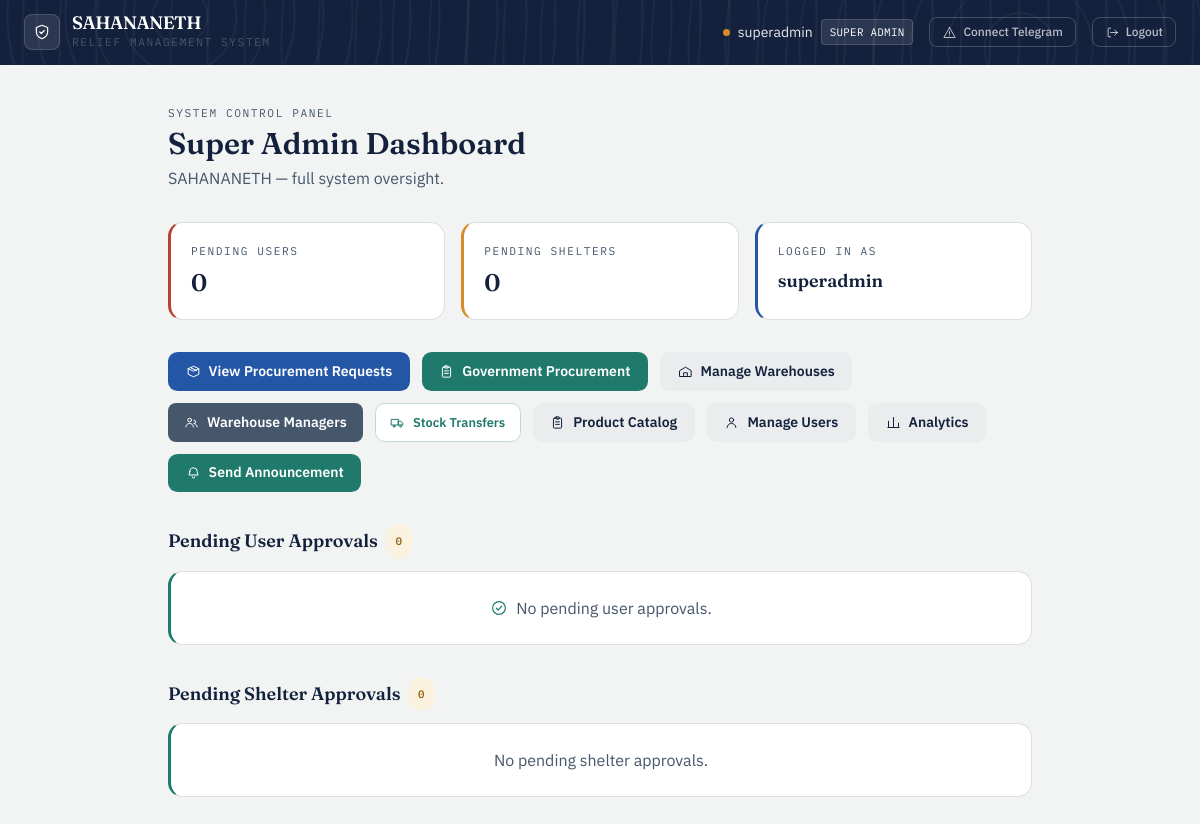
The app's page /admin/dashboard (signed in), older data.
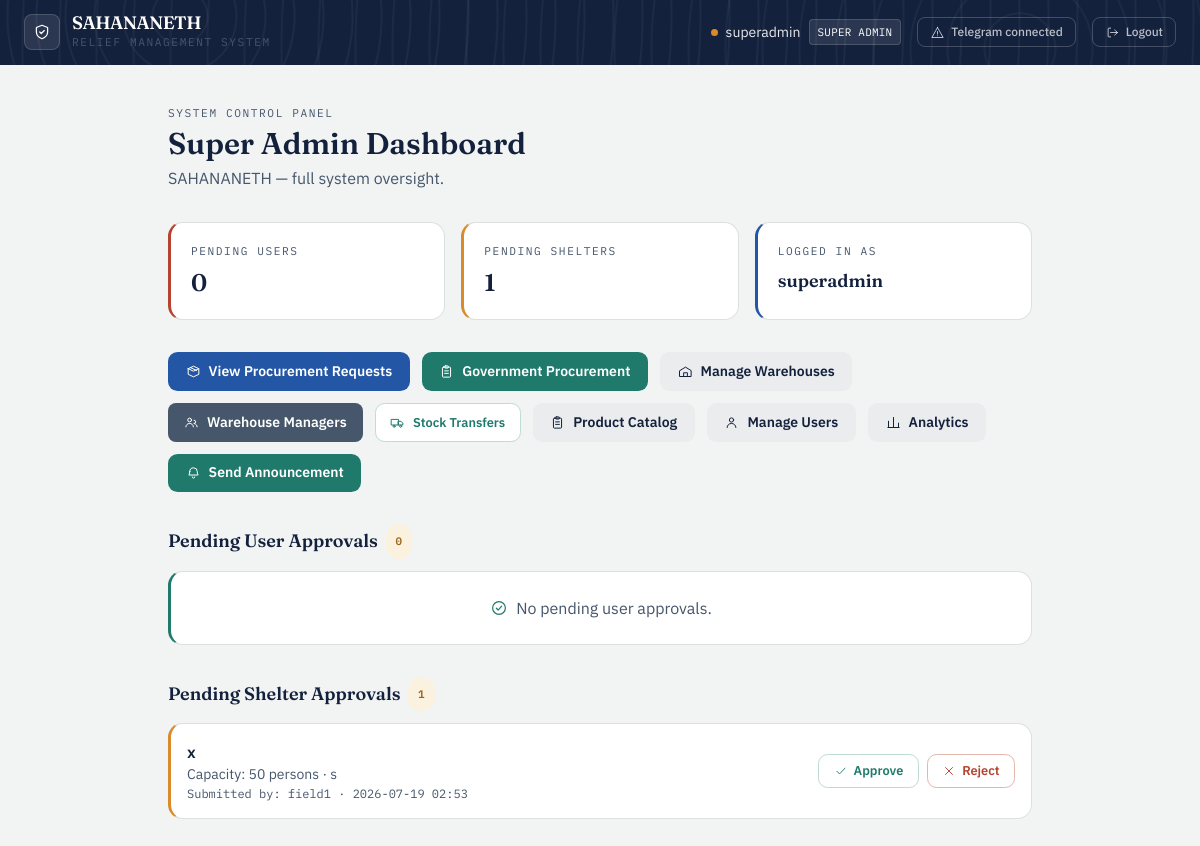
The same page, newer data.
### app/models/shelter.py (models this page shows, shortened)
class Shelter(db.Model):
    __tablename__ = 'shelters'
    id = db.Column(db.Integer, primary_key=True)
    shelter_name = db.Column(db.String(150), nullable=False)
    latitude = db.Column(db.Float, nullable=True)
    longitude = db.Column(db.Float, nullable=True)
    maximum_capacity = db.Column(db.Integer, nullable=False)
    current_occupancy_count = db.Column(db.Integer, default=0)
    address = db.Column(db.String(255), nullable=True)
    country = db.Column(db.String(100), nullable=True)
    region = db.Column(db.String(100), nullable=True)   # state / province / district
    city = db.Column(db.String(100), nullable=True)
    status = db.Column(
    db.Enum('pending_approval', 'active', 'inactive',
            name='shelter_status_enum'),
    default='pending_approval',
    nullable=False
)
    created_by_id = db.Column(db.Integer, db.ForeignKey('users.id'), nullable=False)
    approved_by_id = db.Column(db.Integer, db.ForeignKey('users.id'), nullable=True)
    created_at = db.Column(db.DateTime, default=datetime.utcnow)
    created_by = db.relationship('User', foreign_keys=[created_by_id], backref='created_shelters')
    approved_by = db.relationship('User', foreign_keys=[approved_by_id], backref='approved_shelters')
    inventory_items = db.relationship('ShelterInventory', backref='shelter', cascade='all, delete-orphan')

### app/models/user.py (models this page shows, shortened)
class User(UserMixin, db.Model):
    __tablename__ = 'users'
    id = db.Column(db.Integer, primary_key=True)
    username = db.Column(db.String(80), unique=True, nullable=False)
    full_name = db.Column(db.String(150), nullable=True)
    password_hash = db.Column(db.String(256), nullable=False)
    role_level = db.Column(
    db.Enum('super_admin', 'gov_officer', 'field_officer',
            'warehouse_manager', 'citizen',
            name='user_role_enum'),
    nullable=False
)
    status = db.Column(
        db.Enum('pending', 'active', 'needs_verification', 'verified', 'rejected',name='user_status_enum'),
        default='pending',
        nullable=False
    )
    assigned_node_id = db.Column(db.Integer, nullable=True)
    created_at = db.Column(db.DateTime, default=datetime.utcnow)
    telegram_chat_id = db.Column(db.String(64), unique=True, nullable=True)
    telegram_linked_at = db.Column(db.DateTime, nullable=True)
    notify_opt_in = db.Column(db.Boolean, default=True, nullable=False)
    country = db.Column(db.String(100), nullable=True)
    region = db.Column(db.String(100), nullable=True)   # state / province / district
    city = db.Column(db.String(100), nullable=True)
    @property
    def telegram_linked(self):
        return self.telegram_chat_id is not None

### app/routes/super_admin.py (the view)
@admin_bp.route('/dashboard')
@login_required
@role_required('super_admin')
def dashboard():
    pending_users = User.query.filter_by(status='pending').all()
    pending_shelters = Shelter.query.filter_by(status='pending_approval').all()
    return render_template('super_admin/dashboard.html',
                           pending_users=pending_users,
                           pending_shelters=pending_shelters)

### app/models/user.py (called while the page is built)
@login_manager.user_loader
def load_user(user_id):
    return User.query.get(int(user_id))

### app/utils.py (called while the page is built)
def role_required(*roles):
    def decorator(f):
        @wraps(f)
        def decorated_function(*args, **kwargs):
            if not current_user.is_authenticated:
                abort(401)
            if current_user.role_level not in roles:
                abort(403)
            return f(*args, **kwargs)
        return decorated_function
    return decorator

### app/templates/super_admin/dashboard.html (shortened to what the changed rows need)
{% extends "base.html" %}
{% block content %}
<div class="max-w-4xl mx-auto mt-10 px-4 pb-16">
    <div class="eyebrow">System Control Panel</div>
    <h1 class="font-display text-3xl font-semibold text-ink mt-1">Super Admin Dashboard</h1>
    <p class="text-slate mt-1 mb-8">SAHANANETH — full system oversight.</p>
    <div class="grid grid-cols-1 md:grid-cols-3 gap-4 mb-8">
        <div class="ledger-card tone-rust p-5">
        </div>
        <div class="ledger-card tone-amber p-5">
            <p class="eyebrow">Pending Shelters</p>
            <p class="font-display text-2xl font-semibold text-ink mt-2">{{ pending_shelters|length }}</p>
        </div>
        <div class="ledger-card tone-civic p-5">
        </div>
    </div>
    <div class="flex gap-3 mb-8 flex-wrap">
        <a href="/admin/procurement" class="btn-primary flex items-center gap-2">
        </a>
        <a href="/gov/procurement" class="btn-secondary flex items-center gap-2">
        </a>
        <a href="/gov/warehouses" class="btn-ghost flex items-center gap-2">
        </a>
        <a href="/gov/warehouse-managers" class="inline-flex items-center gap-2 rounded-lg px-4 py-2 text-sm font-semibold text-white" style="background:#46566B">
        </a>
        <a href="/warehouse/transfers" class="btn-approve flex items-center gap-2">
        </a>
        <a href="/warehouse/catalog" class="btn-ghost flex items-center gap-2">
        </a>
        <a href="/admin/users" class="btn-ghost flex items-center gap-2">
        </a>
        <a href="/admin/analytics" class="btn-ghost flex items-center gap-2">
        </a>
        <a href="/admin/announcements" class="btn-secondary flex items-center gap-2">
        </a>
    </div>
    <h2 class="font-display text-lg font-semibold text-ink mb-3 flex items-center gap-2">
        Pending User Approvals
        <span class="status-pill status-pending">{{ pending_users|length }}</span>
    </h2>
    {% if pending_users %}
    <div class="space-y-3 mb-8">
        {% for user in pending_users %}
        <div class="ledger-card tone-rust p-4 flex justify-between items-center">
            <div>
                <p class="font-semibold text-ink">{{ user.full_name or user.username }}</p>
                <p class="text-sm text-slate">
                    @{{ user.username }} —
                    <span class="font-medium {% if user.role_level == 'gov_officer' %}text-civic{% else %}text-amber{% endif %}">
                        {{ user.role_level.replace('_', ' ').title() }}
                    </span>
                </p>
                <p class="text-xs text-slate mt-0.5 font-mono">
                    Registered: {{ user.created_at.strftime('%Y-%m-%d %H:%M') }}
                </p>
            </div>
            <div class="flex gap-2">
                <a href="/admin/approve/user/{{ user.id }}" class="btn-approve flex items-center gap-1.5">
                    <svg class="icon" style="width:14px;height:14px"><use href="#icon-check"/></svg>
                    Approve
                </a>
                <a href="/admin/reject/user/{{ user.id }}" class="btn-danger flex items-center gap-1.5">
                    <svg class="icon" style="width:14px;height:14px"><use href="#icon-x"/></svg>
                    Reject
                </a>
            </div>
        </div>
        {% endfor %}
    </div>
    {% else %}
    <div class="ledger-card tone-relief p-6 text-center text-slate mb-8 flex items-center justify-center gap-2">
        <svg class="icon text-relief"><use href="#icon-check-circle"/></svg>
        No pending user approvals.
    </div>
    {% endif %}
    <h2 class="font-display text-lg font-semibold text-ink mb-3 flex items-center gap-2">
        Pending Shelter Approvals
        <span class="status-pill status-pending">{{ pending_shelters|length }}</span>
    </h2>
    {% if pending_shelters %}
    <div class="space-y-3">
        {% for shelter in pending_shelters %}
        <div class="ledger-card tone-amber p-4 flex justify-between items-center">
            <div>
                <p class="font-semibold text-ink">{{ shelter.shelter_name }}</p>
                <p class="text-sm text-slate">
                    Capacity: {{ shelter.maximum_capacity }} persons
                    {% if shelter.address %} · {{ shelter.address }}{% endif %}
                </p>
                <p class="text-xs text-slate mt-0.5 font-mono">
                    Submitted by: {{ shelter.created_by.username }} · {{ shelter.created_at.strftime('%Y-%m-%d %H:%M') }}
                </p>
            </div>
            <div class="flex gap-2">
                <a href="/admin/approve/shelter/{{ shelter.id }}" class="btn-approve flex items-center gap-1.5">
                    <svg class="icon" style="width:14px;height:14px"><use href="#icon-check"/></svg>
                    Approve
                </a>
                <a href="/admin/reject/shelter/{{ shelter.id }}" class="btn-danger flex items-center gap-1.5">
                    <svg class="icon" style="width:14px;height:14px"><use href="#icon-x"/></svg>
                    Reject
                </a>
            </div>
        </div>
        {% endfor %}
    </div>
    {% else %}
    <div class="ledger-card tone-relief p-6 text-center text-slate">
        No pending shelter approvals.
    </div>
    {% endif %}
</div>
{% endblock %}

### app/templates/base.html (shortened to what this page needs)
<!DOCTYPE html>
<html lang="en">
<head>
    <link rel="stylesheet" href="{{ url_for('static', filename='css/tailwind.css') }}">
</head>
<body class="min-h-screen text-ink">
{% if current_user.is_authenticated %}
<nav class="contour-bg text-white px-6 py-3.5 flex justify-between items-center">
    <div class="flex items-center gap-3">
        <div class="w-9 h-9 rounded-lg bg-white/10 border border-white/15 flex items-center justify-center">
            <svg class="icon text-white"><use href="#icon-shield"/></svg>
        </div>
        <div>
            <div class="font-display font-semibold text-lg leading-none tracking-tight">SAHANANETH</div>
            <div class="eyebrow text-white/50 mt-0.5">Relief Management System</div>
        </div>
    </div>
    <div class="flex gap-4 items-center text-sm">
        <div class="flex items-center gap-2">
            <span class="badge-dot bg-amber"></span>
            <span class="text-white/90">{{ current_user.username }}</span>
            <span class="font-mono text-[0.68rem] tracking-wide uppercase bg-white/10 border border-white/15 px-2 py-0.5 rounded">
                {{ current_user.role_level.replace('_', ' ').title() }}
            </span>
        </div>
        <a href="/auth/telegram/connect" class="flex items-center gap-1.5 text-white/70 hover:text-white border border-white/20 hover:border-white/40 px-3 py-1.5 rounded-lg transition">
            <svg class="icon" style="width:15px;height:15px"><use href="#icon-alert"/></svg>
            <span class="text-xs font-medium">{{ 'Telegram connected' if current_user.telegram_linked else 'Connect Telegram' }}</span>
        </a>
        <a href="/auth/logout" class="flex items-center gap-1.5 text-white/70 hover:text-white border border-white/20 hover:border-white/40 px-3 py-1.5 rounded-lg transition">
            <svg class="icon" style="width:15px;height:15px"><use href="#icon-logout"/></svg>
            <span class="text-xs font-medium">Logout</span>
        </a>
    </div>
</nav>
{% endif %}
<main class="{% block main_class %}{% endblock %}">
    {% block content %}{% endblock %}
</main>
</body>
</html>

Row changes from the older to the newer data that the page shows:
added Shelter: shelter_name "x", maximum_capacity "50", address "s", created_by.username "field1", created_at "2026-07-19 02:53"
Text that changed along with them:
{{ pending_shelters|length }}: "0" → "1"
text no longer shown: "Connect Telegram No pending shelter approvals."
text now shown: "Telegram connected"
